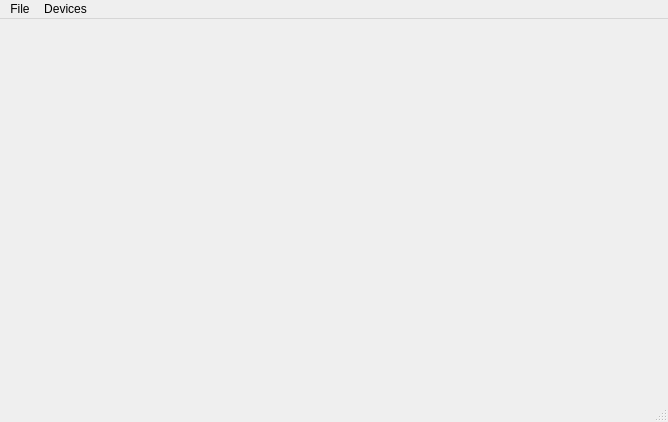
<?xml version="1.0" encoding="UTF-8"?>
<ui version="4.0">
 <class>Camera</class>
 <widget class="QMainWindow" name="Camera">
  <property name="geometry">
   <rect>
    <x>0</x>
    <y>0</y>
    <width>668</width>
    <height>422</height>
   </rect>
  </property>
  <property name="windowTitle">
   <string>Camera</string>
  </property>
  <widget class="QWidget" name="centralwidget">
   <layout class="QGridLayout" name="gridLayout_3">
    <item row="0" column="0" rowspan="2">
     <widget class="QStackedWidget" name="stackedWidget">
      <property name="sizePolicy">
       <sizepolicy hsizetype="Preferred" vsizetype="Preferred">
        <horstretch>1</horstretch>
        <verstretch>0</verstretch>
       </sizepolicy>
      </property>
      <property name="palette">
       <palette>
        <active>
         <colorrole role="Base">
          <brush brushstyle="SolidPattern">
           <color alpha="255">
            <red>255</red>
            <green>255</green>
            <blue>255</blue>
           </color>
          </brush>
         </colorrole>
         <colorrole role="Window">
          <brush brushstyle="SolidPattern">
           <color alpha="255">
            <red>145</red>
            <green>145</green>
            <blue>145</blue>
           </color>
          </brush>
         </colorrole>
        </active>
        <inactive>
         <colorrole role="Base">
          <brush brushstyle="SolidPattern">
           <color alpha="255">
            <red>255</red>
            <green>255</green>
            <blue>255</blue>
           </color>
          </brush>
         </colorrole>
         <colorrole role="Window">
          <brush brushstyle="SolidPattern">
           <color alpha="255">
            <red>145</red>
            <green>145</green>
            <blue>145</blue>
           </color>
          </brush>
         </colorrole>
        </inactive>
        <disabled>
         <colorrole role="Base">
          <brush brushstyle="SolidPattern">
           <color alpha="255">
            <red>145</red>
            <green>145</green>
            <blue>145</blue>
           </color>
          </brush>
         </colorrole>
         <colorrole role="Window">
          <brush brushstyle="SolidPattern">
           <color alpha="255">
            <red>145</red>
            <green>145</green>
            <blue>145</blue>
           </color>
          </brush>
         </colorrole>
        </disabled>
       </palette>
      </property>
      <property name="currentIndex">
       <number>0</number>
      </property>
      <widget class="QWidget" name="viewfinderPage">
       <layout class="QGridLayout" name="gridLayout_5">
        <item row="0" column="0">
         <widget class="QCameraViewfinder" name="viewfinder" native="true"/>
        </item>
       </layout>
      </widget>
      <widget class="QWidget" name="previewPage">
       <layout class="QGridLayout" name="gridLayout_4">
        <item row="0" column="0">
         <widget class="QLabel" name="lastImagePreviewLabel">
          <property name="sizePolicy">
           <sizepolicy hsizetype="Preferred" vsizetype="MinimumExpanding">
            <horstretch>0</horstretch>
            <verstretch>0</verstretch>
           </sizepolicy>
          </property>
          <property name="frameShape">
           <enum>QFrame::Box</enum>
          </property>
          <property name="text">
           <string/>
          </property>
         </widget>
        </item>
       </layout>
      </widget>
     </widget>
    </item>
   </layout>
  </widget>
  <widget class="QMenuBar" name="menubar">
   <property name="geometry">
    <rect>
     <x>0</x>
     <y>0</y>
     <width>668</width>
     <height>21</height>
    </rect>
   </property>
   <widget class="QMenu" name="menuFile">
    <property name="title">
     <string>File</string>
    </property>
    <addaction name="actionStartCamera"/>
    <addaction name="actionStopCamera"/>
    <addaction name="separator"/>
    <addaction name="actionSettings"/>
    <addaction name="separator"/>
    <addaction name="actionExit"/>
   </widget>
   <widget class="QMenu" name="menuDevices">
    <property name="title">
     <string>Devices</string>
    </property>
   </widget>
   <addaction name="menuFile"/>
   <addaction name="menuDevices"/>
  </widget>
  <widget class="QStatusBar" name="statusbar"/>
  <action name="actionExit">
   <property name="text">
    <string>Exit</string>
   </property>
  </action>
  <action name="actionStartCamera">
   <property name="text">
    <string>Start Camera</string>
   </property>
  </action>
  <action name="actionStopCamera">
   <property name="text">
    <string>Stop Camera</string>
   </property>
  </action>
  <action name="actionSettings">
   <property name="text">
    <string>Settings</string>
   </property>
  </action>
 </widget>
 <customwidgets>
  <customwidget>
   <class>QCameraViewfinder</class>
   <extends>QWidget</extends>
   <header>qcameraviewfinder.h</header>
   <container>1</container>
  </customwidget>
 </customwidgets>
 <resources/>
 <connections>
  <connection>
   <sender>actionExit</sender>
   <signal>triggered()</signal>
   <receiver>Camera</receiver>
   <slot>close()</slot>
   <hints>
    <hint type="sourcelabel">
     <x>-1</x>
     <y>-1</y>
    </hint>
    <hint type="destinationlabel">
     <x>154</x>
     <y>130</y>
    </hint>
   </hints>
  </connection>
  <connection>
   <sender>actionSettings</sender>
   <signal>triggered()</signal>
   <receiver>Camera</receiver>
   <slot>configureCaptureSettings()</slot>
   <hints>
    <hint type="sourcelabel">
     <x>-1</x>
     <y>-1</y>
    </hint>
    <hint type="destinationlabel">
     <x>333</x>
     <y>210</y>
    </hint>
   </hints>
  </connection>
  <connection>
   <sender>actionStartCamera</sender>
   <signal>triggered()</signal>
   <receiver>Camera</receiver>
   <slot>startCamera()</slot>
   <hints>
    <hint type="sourcelabel">
     <x>-1</x>
     <y>-1</y>
    </hint>
    <hint type="destinationlabel">
     <x>333</x>
     <y>210</y>
    </hint>
   </hints>
  </connection>
  <connection>
   <sender>actionStopCamera</sender>
   <signal>triggered()</signal>
   <receiver>Camera</receiver>
   <slot>stopCamera()</slot>
   <hints>
    <hint type="sourcelabel">
     <x>-1</x>
     <y>-1</y>
    </hint>
    <hint type="destinationlabel">
     <x>333</x>
     <y>210</y>
    </hint>
   </hints>
  </connection>
 </connections>
 <slots>
  <slot>record()</slot>
  <slot>pause()</slot>
  <slot>stop()</slot>
  <slot>enablePreview(bool)</slot>
  <slot>configureCaptureSettings()</slot>
  <slot>takeImage()</slot>
  <slot>startCamera()</slot>
  <slot>toggleLock()</slot>
  <slot>setMuted(bool)</slot>
  <slot>stopCamera()</slot>
  <slot>setExposureCompensation(int)</slot>
 </slots>
</ui>
